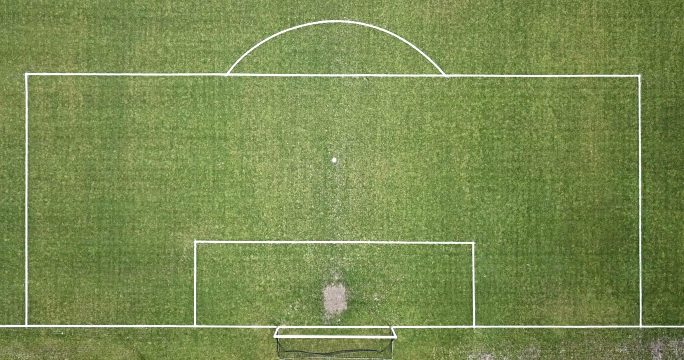
#> input picture football3.jpg, 684 x 360 px, given in place of football8.jpg, which was not available
$ python find_range.py
#> lines starting #> are read from the running program, lines starting #| are printed output that depends on the picture; after the words box and inside, x2 and y2 are one past the last pixel; in counts of white or black regions, pixels touching at a corner belong together; pictures that were not available may be replaced by others from this repository, and a replacement may not be noted
import cv2
import numpy as np

def nothing(x):
    pass

cap = cv2.VideoCapture(0)
cv2.namedWindow("Trackbars")

cv2.createTrackbar("L - H", "Trackbars", 0, 179, nothing)
#> slider 'L - H' is set to 35
cv2.createTrackbar("L - S", "Trackbars", 0, 255, nothing)
#> slider 'L - S' is set to 51
cv2.createTrackbar("L - V", "Trackbars", 0, 255, nothing)
#> slider 'L - V' is set to 51
cv2.createTrackbar("U - H", "Trackbars", 179, 179, nothing)
cv2.createTrackbar("U - S", "Trackbars", 255, 255, nothing)
cv2.createTrackbar("U - V", "Trackbars", 255, 255, nothing)


while True:
    frame = cv2.imread("D:/Python/football_dataset/football8.jpg")
#> frame is the input picture: shape (360, 684, 3); mean B, G, R 79.9, 139.8, 121.7
    #print(np.mean(frame[1]))
    l=np.mean(frame)
#> l = 113.8
    l=int(l)
#> l = 113
    #print("l: ",l)
    s=int(np.mean(frame[1]))
#> s = 113
    #print("s: ",s)
    hsv = cv2.cvtColor(frame, cv2.COLOR_BGR2HSV)
#> hsv: shape (360, 684, 3); mean H, S, V 39, 112.9, 139.8
    # [4 lines of commented-out code are left out]
    p=np.mean(frame[1])/6
#> p = 18.89
    p=int(p)
#> p = 18
    #print(p)


    l_h = cv2.getTrackbarPos("L - H", "Trackbars")
    l_s = cv2.getTrackbarPos("L - S", "Trackbars")
    l_v = cv2.getTrackbarPos("L - V", "Trackbars")
    u_h = cv2.getTrackbarPos("U - H", "Trackbars")
    u_s = cv2.getTrackbarPos("U - S", "Trackbars")
    u_v = cv2.getTrackbarPos("U - V", "Trackbars")

    #lower = np.array([l_h, l_s, l_v])
    #upper = np.array([u_h, u_s,u_v])
    if (255-s)>190:
        t=255-s
    else:
        t=195
    #print("t: ",t)

    if (2*l)>202:
        v=202
    elif (2*l)<180:
        v=180

    else:
        v=2*l+5
    lower = np.array([30, p, v])
#> lower = [30, 18, 202]
    upper = np.array([179-l,t,255])
#> upper = [66, 195, 255]
    mask = cv2.inRange(hsv, lower, upper)
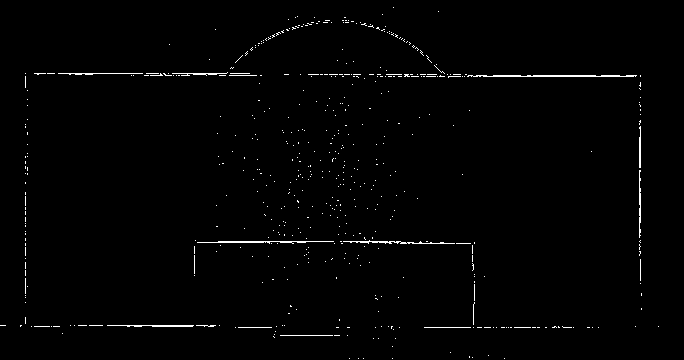
#> mask: shape (360, 684); 1.1% white in thin lines or dots

    result = cv2.bitwise_and(frame, frame, mask=mask)

    cv2.imshow("frame", frame)
    cv2.imshow("mask", mask)
    cv2.imshow("result", result)

    gray=cv2.cvtColor(result,cv2.COLOR_BGR2GRAY)
    cv2.imshow("gray",gray)

    blur = cv2.GaussianBlur(gray, (5, 5), 0)
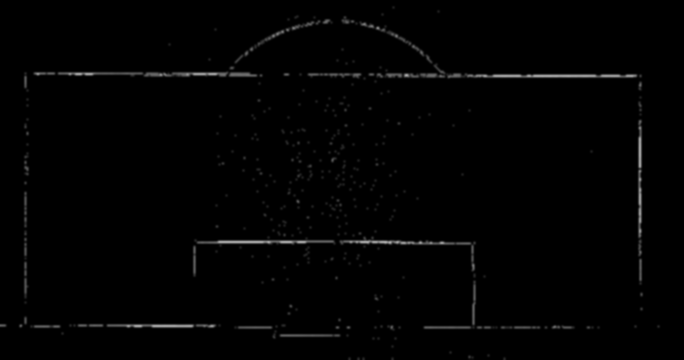
#> blur: shape (360, 684); min 0, max 169, mean 2.5
    cv2.imshow("blur",blur)

    canny = cv2.Canny(blur, 50, 150)
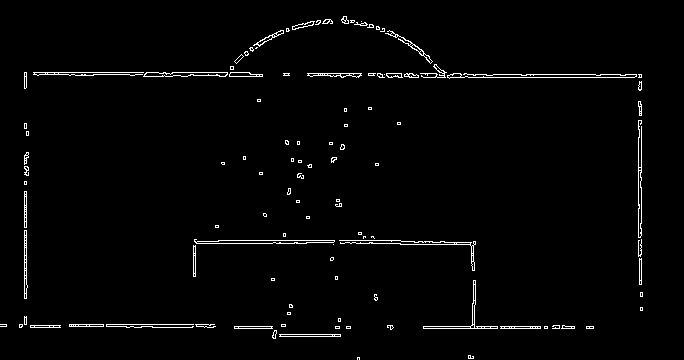
#> canny: shape (360, 684); 2% white in thin lines or dots, all inside (x1, y1, x2, y2) = (0, 16, 643, 360)
    cv2.imshow("canny",canny)
    kernelOpen=np.ones((1,1))
    kernelClose=np.ones((3,3))

    maskOpen=cv2.morphologyEx(canny,cv2.MORPH_OPEN,kernelOpen)
    maskClose=cv2.morphologyEx(maskOpen,cv2.MORPH_CLOSE,kernelClose)
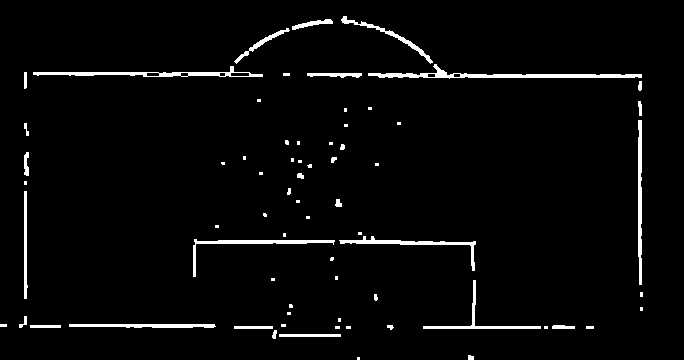
#> maskClose: shape (360, 684); 3.1% white; 69 white regions (35 under 20 px), largest, box (x1, y1, x2, y2) and area: (368, 64, 642, 79) 1114, (33, 66, 263, 77) 779, (193, 239, 335, 277) 611
    cv2.imshow("maskClose",maskClose)
    cv2.imshow("maskOpen",maskOpen)

    rho = 1

    # 1 degree
    theta = (np.pi/180) * 1
    threshold = 10
    min_line_length = 30
    max_line_gap = 10

    lines=cv2.HoughLinesP(maskClose, rho, theta, threshold, np.array([]),
                         minLineLength=min_line_length, maxLineGap=max_line_gap)
#> lines = 65 rows, first 6: [159, 73, 230, 73], [219, 76, 262, 76], [639, 284, 639, 74], [210, 72, 249, 72], [307, 74, 641, 74], [640, 310, 640, 75]
    for line in lines:
        for x1,y1,x2,y2 in line:
            cv2.line(frame, (x1, y1), (x2, y2), [0,255,0], 2)
            m=(y2-y1)/(x2-x1)
#> this loop made 65 passes
#> line on passes 1 to 12: [[159, 73, 230, 73]], [[219, 76, 262, 76]], [[639, 284, 639, 74]], [[210, 72, 249, 72]], [[307, 74, 641, 74]], [[640, 310, 640, 75]], [[69, 324, 214, 324]], [[445, 328, 501, 326]], [[24, 75, 204, 72]], [[440, 326, 482, 326]], [[307, 75, 641, 75]], [[194, 241, 444, 241]]
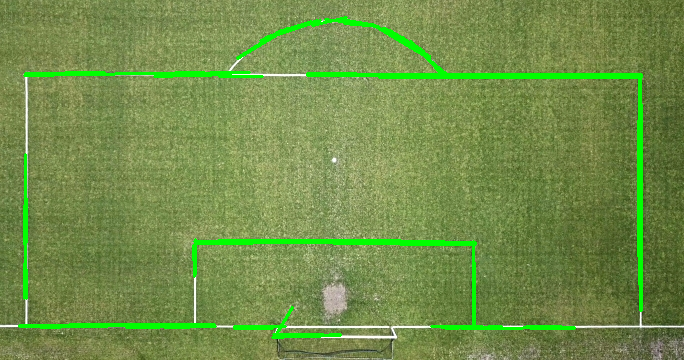
#> frame: shape (360, 684, 3); 4.25% of pixels changed, all inside (x1, y1, x2, y2) = (18, 16, 643, 339)
            #print ("y="+str(round(m,2))+ "x+"+str(y2-y1))

    cv2.imshow('output',frame)


    key = cv2.waitKey(1)
#> (key Esc is pressed here)
    if key == 27:
        break

cap.release()
cv2.destroyAllWindows()
